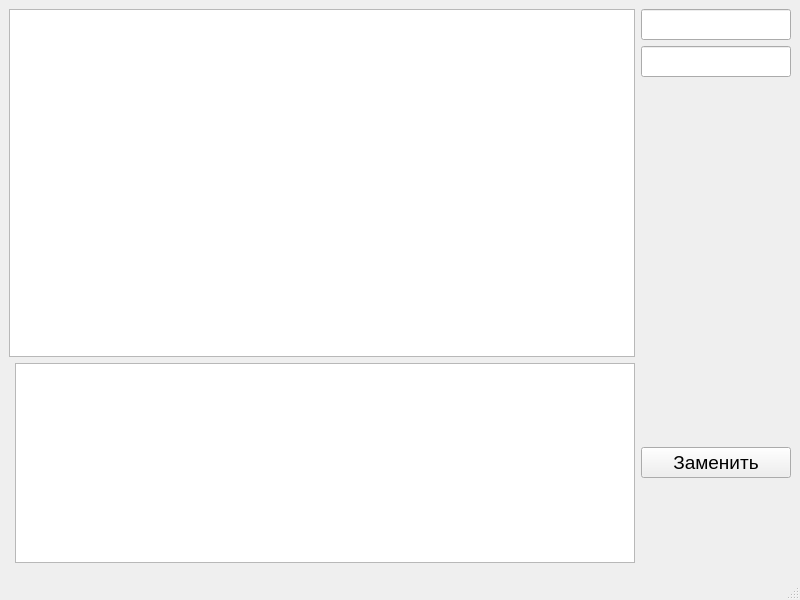
<?xml version="1.0" encoding="UTF-8"?>
<ui version="4.0">
 <class>FormEncrypt</class>
 <widget class="QMainWindow" name="FormEncrypt">
  <property name="geometry">
   <rect>
    <x>0</x>
    <y>0</y>
    <width>800</width>
    <height>600</height>
   </rect>
  </property>
  <property name="font">
   <font>
    <pointsize>14</pointsize>
   </font>
  </property>
  <property name="windowTitle">
   <string>MainWindow</string>
  </property>
  <widget class="QWidget" name="centralwidget">
   <layout class="QGridLayout" name="gridLayout">
    <item row="1" column="0" rowspan="4" colspan="2">
     <widget class="QTextEdit" name="textEdit"/>
    </item>
    <item row="7" column="1">
     <widget class="QListView" name="listView_2">
      <property name="maximumSize">
       <size>
        <width>16777215</width>
        <height>200</height>
       </size>
      </property>
     </widget>
    </item>
    <item row="1" column="2">
     <widget class="QLineEdit" name="lineEdit_2">
      <property name="minimumSize">
       <size>
        <width>0</width>
        <height>30</height>
       </size>
      </property>
      <property name="maximumSize">
       <size>
        <width>150</width>
        <height>16777215</height>
       </size>
      </property>
     </widget>
    </item>
    <item row="7" column="2">
     <widget class="QPushButton" name="pushButton">
      <property name="text">
       <string>Заменить</string>
      </property>
     </widget>
    </item>
    <item row="2" column="2">
     <widget class="QLineEdit" name="lineEdit">
      <property name="minimumSize">
       <size>
        <width>0</width>
        <height>30</height>
       </size>
      </property>
      <property name="maximumSize">
       <size>
        <width>150</width>
        <height>16777215</height>
       </size>
      </property>
     </widget>
    </item>
   </layout>
  </widget>
  <widget class="QMenuBar" name="menubar">
   <property name="geometry">
    <rect>
     <x>0</x>
     <y>0</y>
     <width>800</width>
     <height>31</height>
    </rect>
   </property>
  </widget>
  <widget class="QStatusBar" name="statusbar"/>
 </widget>
 <resources/>
 <connections/>
</ui>
